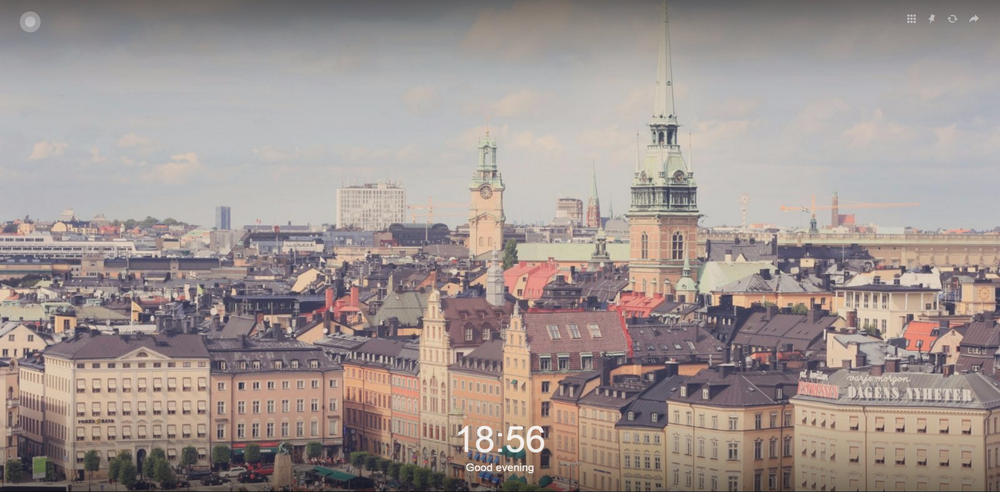
#> input picture image/demo.png, 1000 x 492 px, shrunk from 1920 x 945 before the run
$ python demo_time.py   (older library calls are emulated)
#> lines starting #> are read from the running program, lines starting #| are printed output that depends on the picture; after the words box and inside, x2 and y2 are one past the last pixel; in counts of white or black regions, pixels touching at a corner belong together
import numpy as np
import matplotlib.pyplot as plt
from scipy import misc, signal, ndimage

mask = np.array([[-3 - 3j, 0 - 10j, +3 - 3j],
                 [-10 + 0j, 0 + 0j, +10 + 0j],
                 [-3 + 3j, 0 + 10j, +3 + 3j]])

origin = misc.imread("demo.png")
#> origin is the input picture: shape (492, 1000, 4); mean R, G, B, A 159.3, 147.9, 144.4, 255
origin = origin[:, :, 0]  # 彩色转灰度图
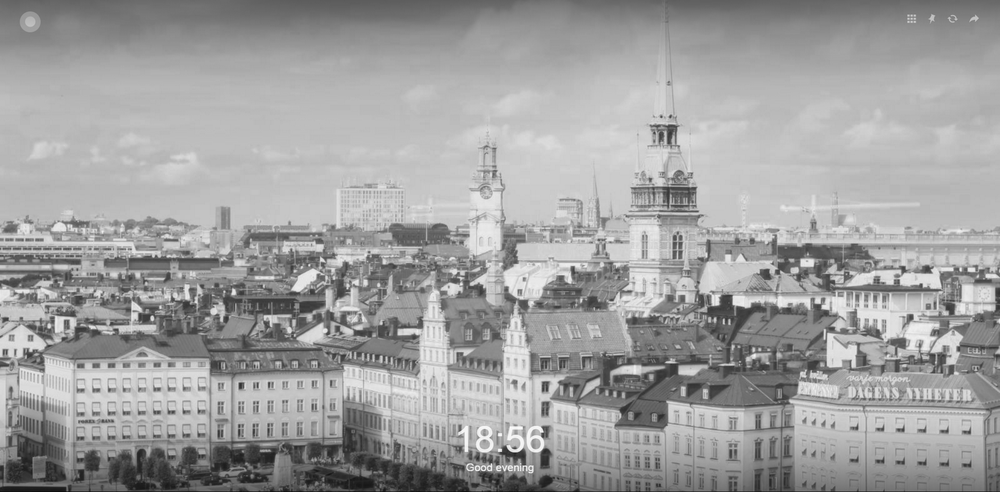
#> origin: shape (492, 1000); min 13, max 255, mean 159.3
origin = np.asarray(origin, dtype="uint8")
print(origin, origin.shape, origin.dtype)
#> (printed output is left out)
convolve = signal.convolve2d(origin, mask, boundary='symm', mode='same')  # 拉普拉斯卷积
convolve = np.absolute(convolve)
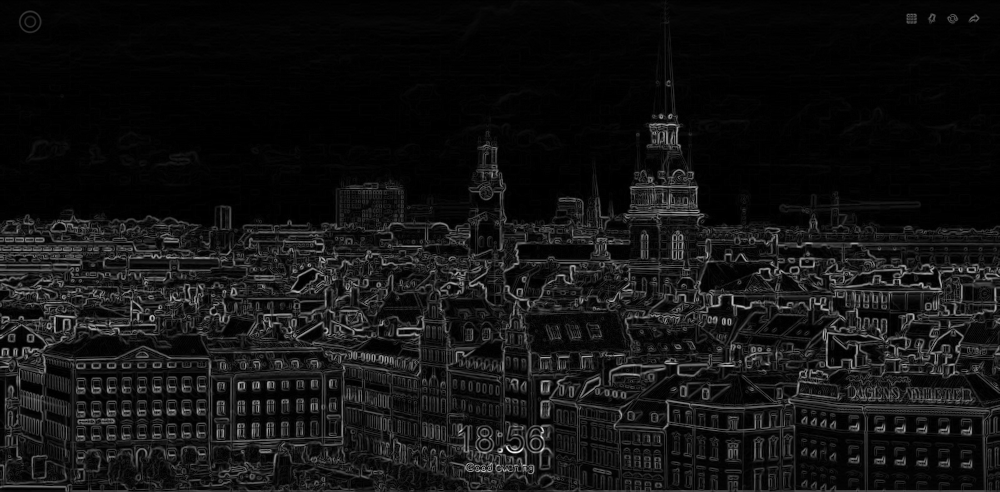
#> convolve: shape (492, 1000) float64; min 0, max 3248, mean 246.3; drawn with min black and max white
convolve = (convolve > 255) * 255
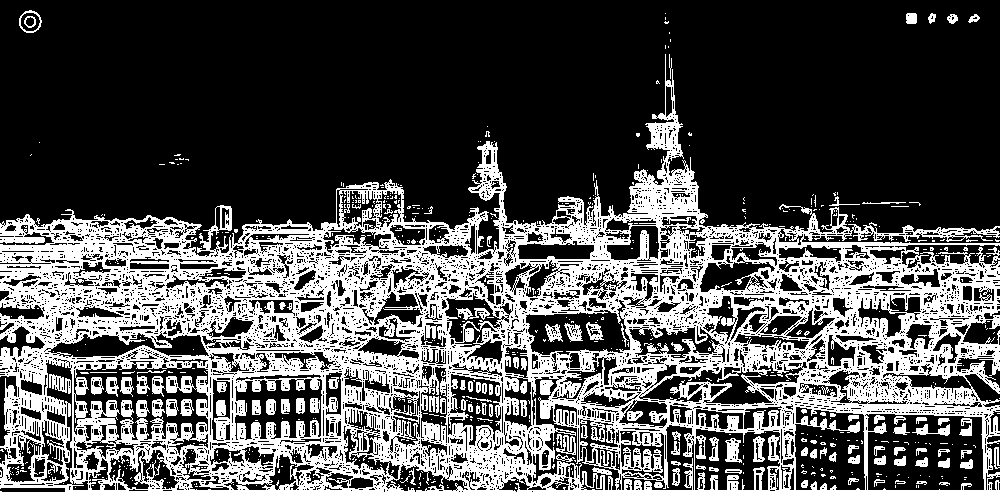
#> convolve: shape (492, 1000) int64; 31.6% white; 676 white regions (562 under 20 px), largest, box (x1, y1, x2, y2) and area: (0, 54, 1000, 492) 144584, (725, 438, 742, 463) 263, (49, 374, 71, 394) 244

hist, bin_edges = np.histogram(convolve, bins=255)
#> hist = 255 values, max 336613 at index 0, min 0 at index 1, mean 1929.4; bin_edges = 256 values from 0 to 255

plt.subplot(3, 2, 1)
plt.imshow(origin, cmap=plt.cm.gray)

plt.subplot(3, 2, 2)
plt.imshow(convolve, cmap=plt.cm.gray)

plt.subplot(3, 2, 3)
plt.imshow(origin + 0.1 * convolve, cmap=plt.cm.gray)

plt.subplot(3, 2, 4)
plt.plot(hist)

plt.show()
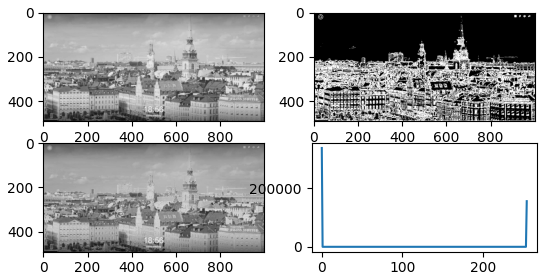
#> figure drawn by matplotlib, 4 panels; panel 4: curve peaks at x = 0, y = 336613
